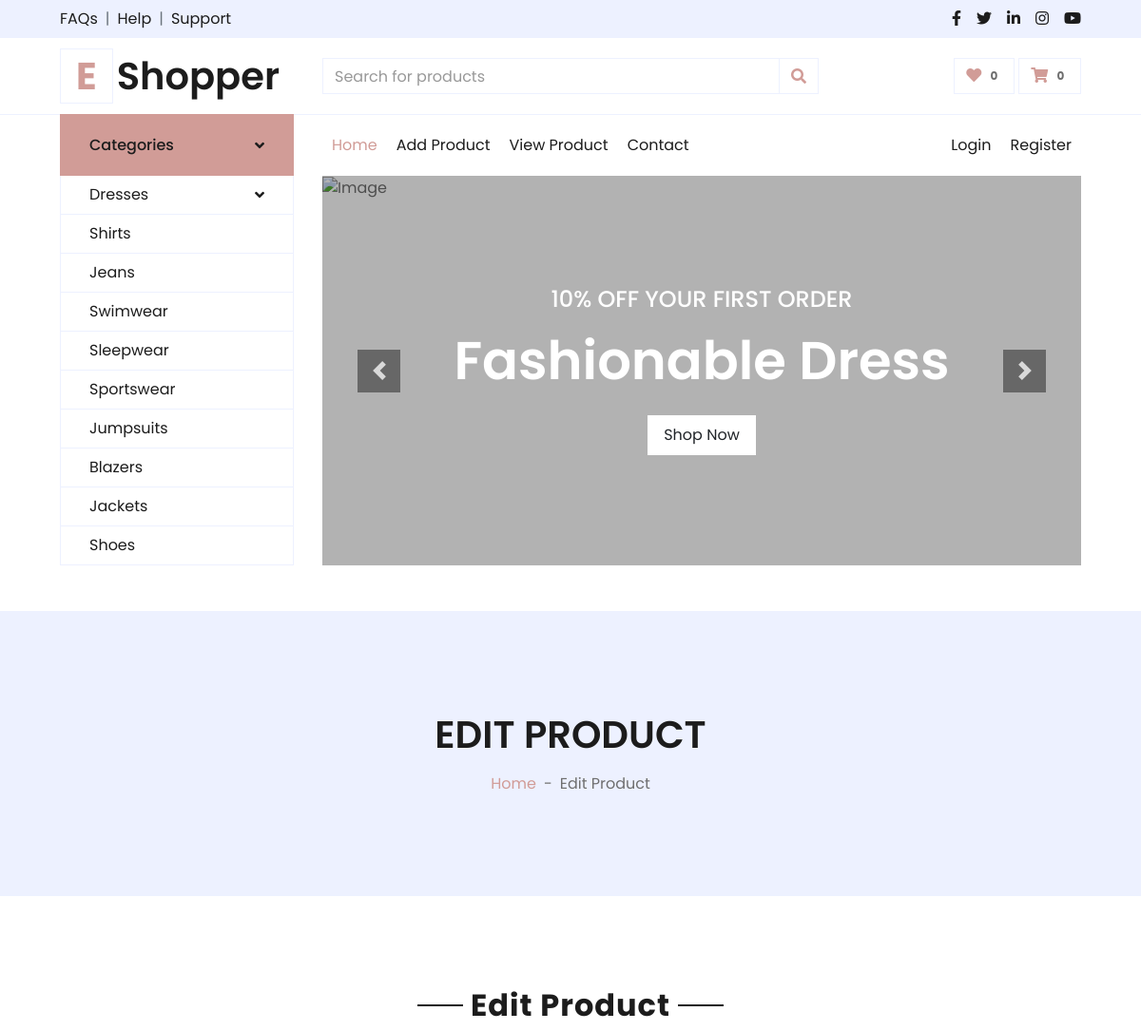
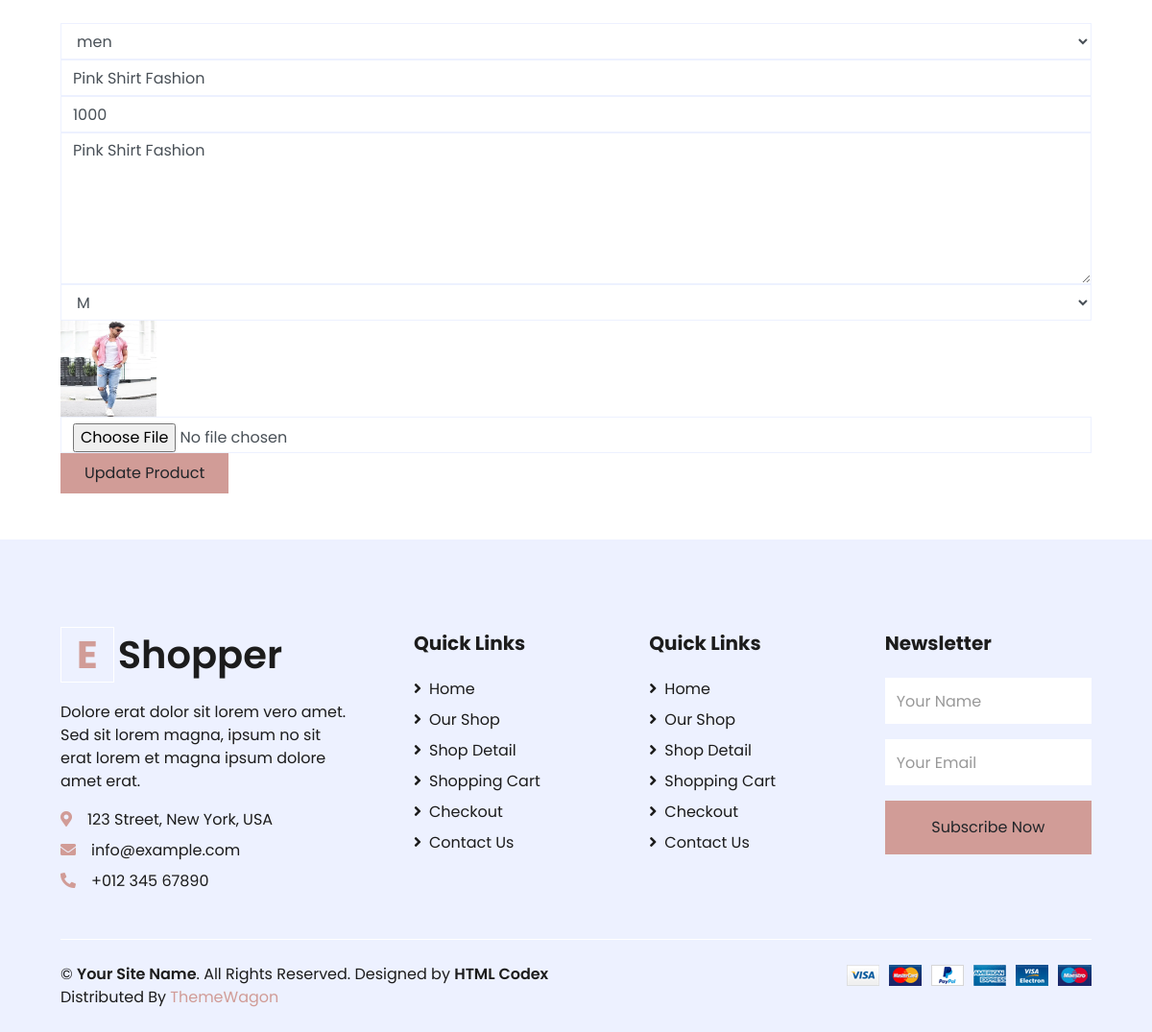
The page /seller-edit-product/3/ on the database its author committed (2 pictures, top to bottom).
### myapp/models.py (models this page shows, shortened)
class Product(models.Model):
	category=(
			('men','men'),
			('women','women'),
			('kid','kid'),
		)
	size=(
		    ("s","s"),
		    ("m","m"),
		    ("l","l"),
		    ("xl","xl"),
		    ("xxl","xxl"),
		)
	seller=models.ForeignKey(User,on_delete=models.CASCADE)
	product_category=models.CharField(max_length=100,choices=category)
	product_name=models.CharField(max_length=100)
	product_price=models.PositiveSmallIntegerField()
	product_desc=models.TextField()
	product_size=models.CharField(max_length=100,choices=size)
	product_image=models.ImageField(upload_to="product_pic/")

### myapp/views.py (the view)
# urls.py: path('seller-edit-product/<int:pk>/',views.seller_edit_product,name='seller-edit-product'),
def seller_edit_product(request,pk):
	product=Product.objects.get(pk=pk)
	if request.method=='POST':
		product.product_category=request.POST['product_category']
		product.product_name=request.POST['product_name']
		product.product_price=request.POST['product_price']
		product.product_desc=request.POST['product_desc']
		product.product_size=request.POST['product_size']
		try:
			product.product_image=request.FILES['product_image']
		except:
			pass
		product.save()
		msg="Product Updated Successfully"
		return render(request,'seller-edit-product.html',{'product':product,'msg':msg})
	else:
		return render(request,'seller-edit-product.html',{'product':product})

### myapp/templates/seller-edit-product.html (shortened to what this page needs)
{% extends 'seller-header.html' %}
{% load static %}
{% block content %}
<!DOCTYPE html>
<html lang="en">
<head>
</head>
<body>
    <div class="container-fluid bg-secondary mb-5">
        <div class="d-flex flex-column align-items-center justify-content-center" style="min-height: 300px">
            <h1 class="font-weight-semi-bold text-uppercase mb-3">Edit Product</h1>
            <div class="d-inline-flex">
                <p class="m-0"><a href="">Home</a></p>
                <p class="m-0 px-2">-</p>
                <p class="m-0">Edit Product</p>
            </div>
        </div>
    </div>
    <div class="container-fluid pt-5">
        <div class="text-center mb-4">
            <h2 class="section-title px-5"><span class="px-2">Edit Product</span></h2>
        </div>
        <div class="row px-xl-5">
            <div class="col-lg-12 mb-12">
                <div class="contact-form">
                    <form method="post" action=" {% url 'seller-edit-product' pk=product.pk %}"enctype="multipart/form-data">
                        <div class="control-group">
                            <select name="product_category"class="form-control" id="name">
                                {% if product.product_category == "men" %}
                                    <option value="men" selected>men</option>
                                {% elif product.product_category == "women" %}
                                    <option>---Select Product Category---</option>
                                    <option value="men">men</option>
                                    <option value="women"selected>women</option>
                                    <option value="kid">kid</option>
                                {% elif product.product_category == "kid" %}
                                    <option>---Select Product Category---</option>
                                    <option value="men">men</option>
                                    <option value="women">women</option>
                                    <option value="kid"selected>kid</option>
                                {% endif %}
                                                       </select>
                        </div>
                        <div class="control-group">
                            <input type="text" class="form-control" id="name" value="{{product.product_name}}" name="product_name">
                        </div>
                        <div class="control-group">
                            <input type="text" class="form-control" id="name" value="{{product.product_price}}" name="product_price">
                        </div>
                         <div class="control-group">
                            <textarea class="form-control" rows="6" id="message"  name="product_desc">{{product.product_desc}}</textarea>
                        </div>
                        <div class="control-group">
                            <select name="product_size"class="form-control" id="name">
                                {% if product.product_size == 's' %}
                                     <option>---Select Product size---</option>
                                     <option value="s"selected>S</option>
                                     <option value="m">M</option>
                                     <option value="l">L</option>
                                     <option value="xl">XL</option>
                                     <option value="xxl">XXL</option>
                                {% elif product.product_size == 'm' %}
                                     <option value="m"selected>M</option>
                                {% endif %}
                            </select>
                        </div>
                        <div class="control-group">
                            <img src="{{product.product_image.url }}"height="100px" width="100px">
                            <input type="file" class="form-control" id="subject"
                                 name="product_image" />
                        </div>
                        <div>
                            <button class="btn btn-primary py-2 px-4" type="submit" id="sendMessageButton"> Update Product</button>
                        </div>
                    </form>
                </div>
            </div>
        </div>
    </div>
</body>
</html>
{% endblock %}

### rows shown on the page
Product: product_category "men", product_name "Pink Shirt Fashion", product_price "1000", product_desc "Pink Shirt Fashion", product_size "M", product_image (picture)
